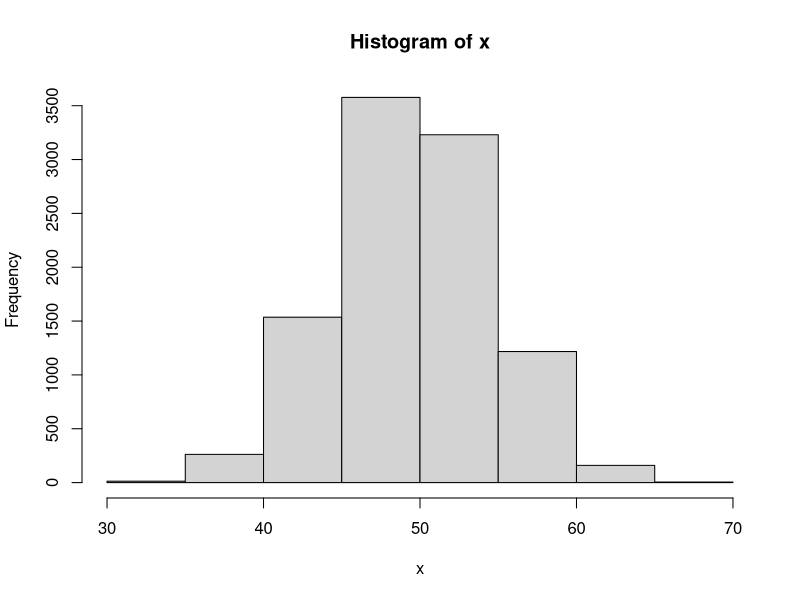

R code for this plot: (Note: this script raises an error after producing the figure.)
## ---- chunk 1
library(tibble)
## ---- chunk 2
# 1 sample(set 100 obs)

n  <- 100 # in 1 sample
p  <- 0.5
B  <- 1

set.seed(2020) # 52 successes

x <- rbinom(n = B , size=n, p=p)
x #52
## ---- chunk 3
B  <- 10
B  <- 1000
B  <- 2000
B  <- 10000

x <- rbinom(n=B, size=n, p=0.5)
head(x)

#   expect normal?
mean(x) # [1] 50.4
sd(x) # [1] 4.96
# 95 CI
L = mean(x) - sd(x)
U = mean(x) + sd(x)

paste0("[", as.character(L), ",",as.character(U), "]")
hist(x, breaks=10 )
## ---- chunk 4

n  <- 100
B  <- 1

x  <- rbinom(n = n, size = B, p =p)
head(x)
## ---- chunk 5
# syntax a little differnt (no B, repeated samples)
x  <- sample(x =  c("H","T"),
		size = n,
		replace = TRUE,
		prob = c(0.5,0.5)
		)
head(x)

# creates 1 long string
# y  <- stringr::str_c(x, collapse="")		# collapse
# head(y)
knitr::knit_exit()
## ---- chunk 6

# of the 40 experiments, how many returned > 55 heads?
knitr::knit_exit()
table(x) # of 40 samples, distribution of success totals 

table(x  >  55)   # of 40 samples(each 100), how many more than 55 successes

table(x  >  57) # 

table(x > 60) # 0
## ---- chunk 7

# ----Series of Bernoulli Trials			----

# int[10]
n  <- 100 # (sample size)
p  <- 0.5
B  <- 10  # take B samples (each n)

# throw dice 100 times, count heads (repeat 10)
rbinom(n = B,size=n, prob=0.5)
## ---- chunk 8

# FOR REAL
set.seed(1492)
B = 100                                # B, number samples 
n = 1000                               # n, throws in  each trial
X  <- sample(x = c(1,0),
		size= B * n,# NUMBER THROWS
		replace= TRUE,
		prob= c(0.5,0.5)
		)

m <- matrix(rbinom(n=B * n, 
		   size=1,
		   0.5), 
	       ncol=n) # 
m[1,1]
## test
m1 <- matrix (rbinom(n=nExp*nThrows,size=1,
		     0.5),
	      nrow=nThrows)

mean(colSums(m))
sd(colSums(m))

sqrt(250)  # 15.8

plot(colSums(m))
hist(colSums(m))

head(m)
dim(m)

## What does CI (Confidence Interval)  mean?
#  ============================================
## Suppose want to find percentage of students (many) with tatoos
##
## How ?   SAMPLE
p = 0.4  # (usually do not know)
n = 75   # students, sample size
## FACT
## se_bar = sqrt( p_bar * (1 - p_bar)/n)
##

## Take a Sample  (ie string of yes/no, 1,0)
r  <- sample(x = 0:1,
             size = 75,
             replace = TRUE, 
             prob = c(0.6, 0.4))
r
sum(r) #31
p_bar = sum(r)/n
p_bar   # 0.413

## And the 95% CI?
se_bar = sqrt( p_bar * (1 - p_bar)/n)
se_bar   # 0.0569
L  <- p_bar - 1.96*se_bar
U  <- p_bar + 1.96*se_bar
cat("p_bar = ", p_bar, "\n", "CI = ", "(", L, ", ", U, ")",  "\n")
contains_TRUE =  p_bar >= L   && p_bar <= U
contains_TRUE

# ------------------------------------------
## What does 95% confident actually mean??
# ------------------------------------------
one_sample  <- function(DUMMY = null) {  # 1 sample
    # proporation, each trial: 
    p_bar  <- sum(rbinom(n=1, size=size, prob = prob))/size

    ## And the range in proportion, each trial?
    se_bar = sqrt( p_bar * (1 - p_bar)/size)
    L  <- p_bar - 1.96*se_bar
    U  <- p_bar + 1.96*se_bar
    # cat("p_bar = ", p_bar, "\n", "CI = ", "(", L, ", ", U, ")",  "\n")
    contains_TRUE =  (L < prob)   && ( prob < U )
    new  <- tibble::tibble(p_bar = p_bar, L=L, U=U, contains_TRUE = contains_TRUE)
    t <<- rbind(t, new)
    invisible()
}

size =  1000                            # each trial, number throws 
B    =  1000                           # number of trials 
prob = 0.5 

t  <- tibble::tibble()

lapply(0:B, one_sample)

# view
t
print(t, n=100)

# to see only FALSE   
t[!t$contains_TRUE,]
count(t[!t$contains_TRUE,])   # 64

# order
print(t[order(-t$L),], n=100)

## ---- chunk 9

file  <- "out"
png(filename = paste0("~/Downloads/print_and_delete/" , file,".png"),
         width = 480, height = 480, units = "px", pointsize = 12,
          bg = "white",  res = NA,
         type = c("cairo", "cairo-png", "Xlib", "quartz")
)

mean(t$p_bar)

var(t$p_bar)                           # 0.000238 

hist(t$p_bar)
dev.off()

##   Theory, count should be np,  sd should be sqrt(size*p*q)
##   n=100 per throw, p = 1/2
##   expect 50, 2 * 5 = 10  (95%) 
##   5, +- 2* 1/sqrt(10)
##   5 +- 2*sqrt(p*p/n)
n
2*sqrt(p*p/n)                          # 0.1 
